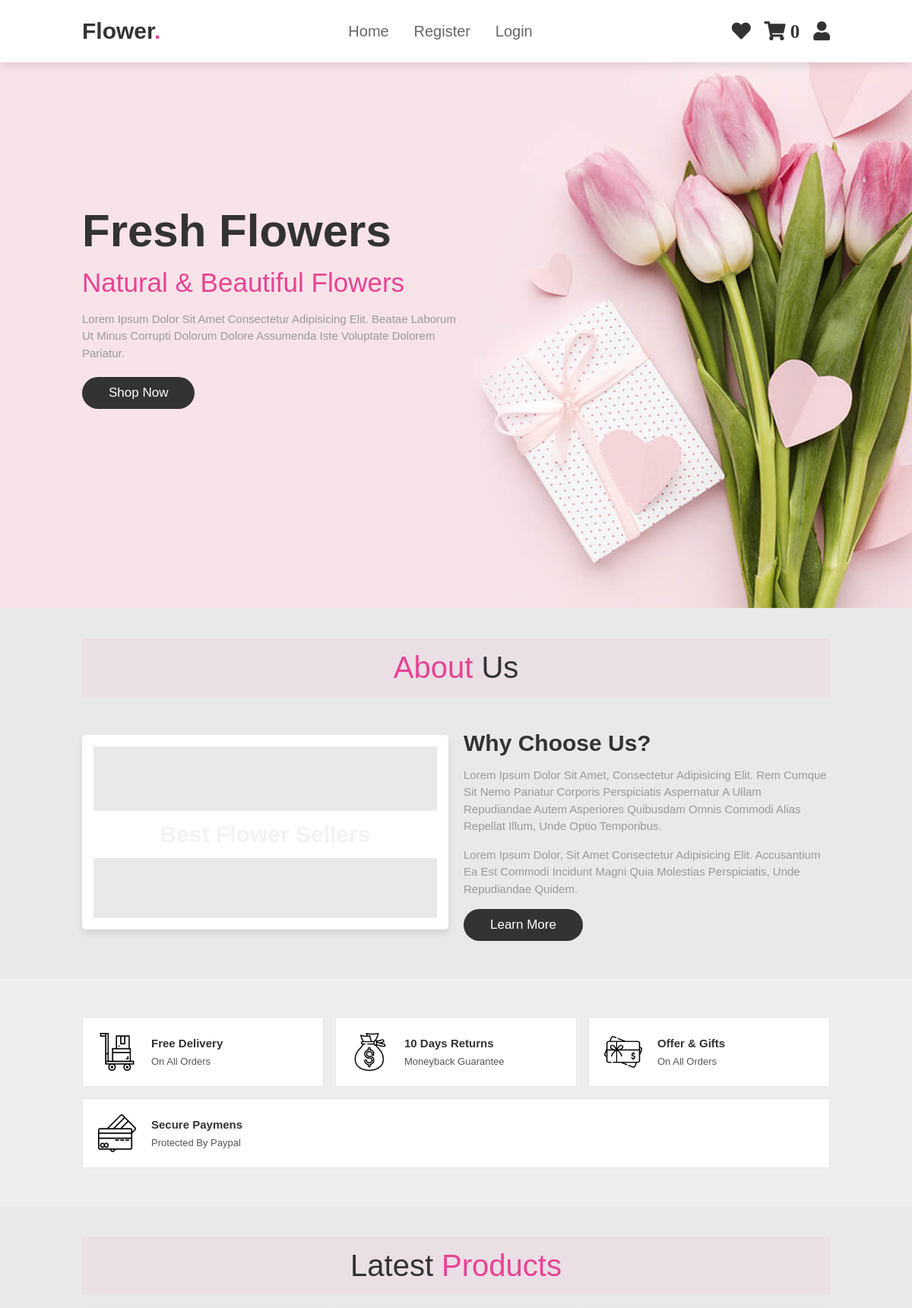
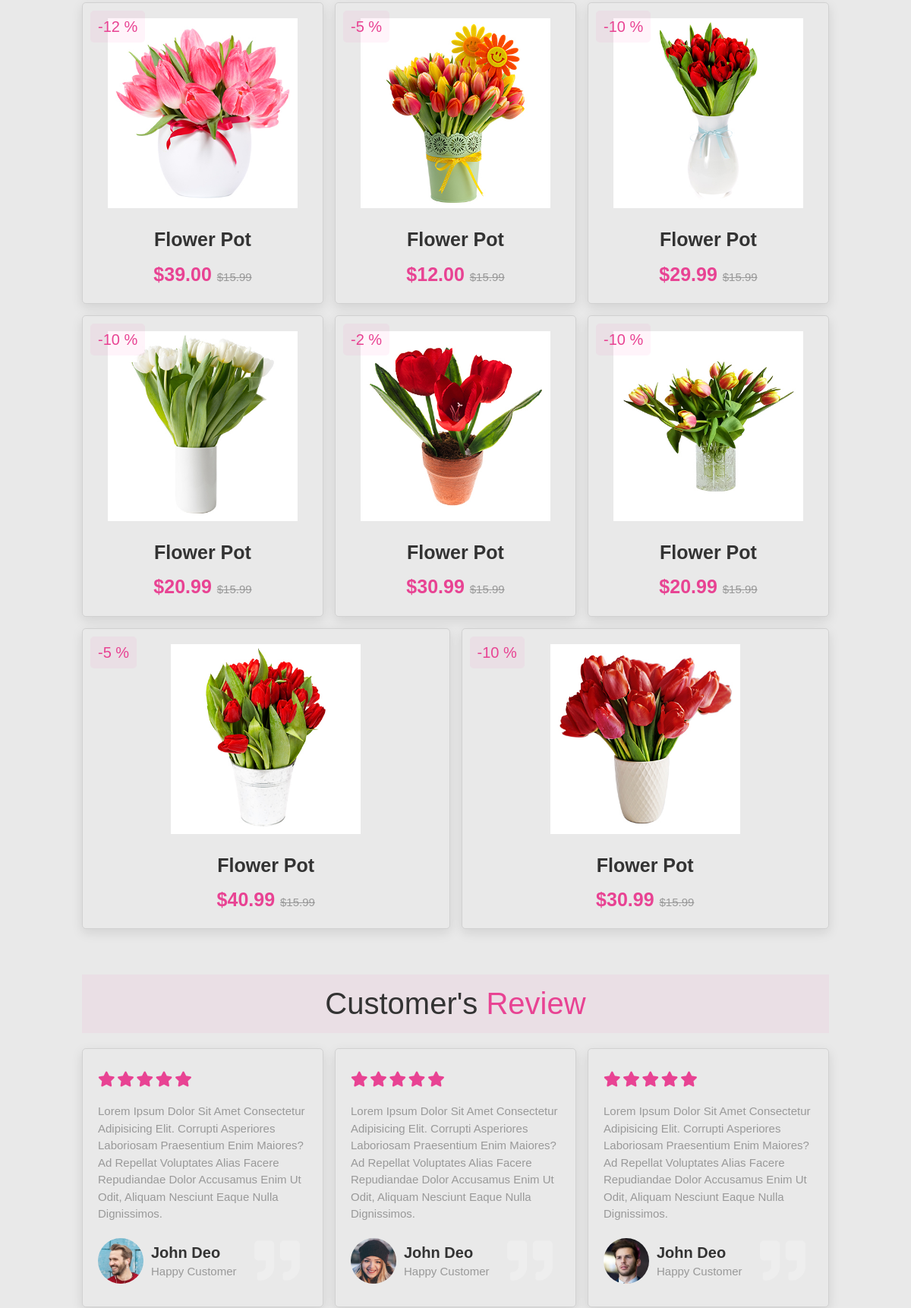
The page / (upper part) on the database its author committed (2 pictures, top to bottom).
### store/models.py (models this page shows, shortened)
class Item(models.Model):
    name = models.CharField(max_length=200)
    price = models.DecimalField(max_digits=5, decimal_places=2)
    discount = models.IntegerField(blank=True)
    image = models.ImageField(upload_to='images', blank=True)
    created_at = models.DateTimeField( auto_now_add=True)
    slug = models.SlugField(blank=True , null=True)
    favorite = models.ManyToManyField(User, related_name="favorite" ,  blank=True)
    quantity = models.IntegerField(default=1)
    class Meta:
        verbose_name = _("Item")
        verbose_name_plural = _("Items")
        ordering = ('name',)

### store/views.py (the view, shortened to what this page needs)
# urls.py: 2. Add a URL to urlpatterns:  path('', views.home, name='home')
def home(request):
    products = Item.objects.all()
    context = {
        'products': products,
    }
    return render(request , 'store/home.html', context)

### store/templatetags/cart_template_tags.py (called while the page is built)
@register.filter
def cart_item_count(user):
    if user.is_authenticated:
        qs = Order.objects.filter(user=user, ordered=False)
        if qs.exists():
            return qs[0].items.count()
    return 0

### templates/store/home.html (shortened to what this page needs)
{% extends 'base.html' %}
{% load static %}
{% load social_share %}
{% block content  %}
<section class="home" id="home">
    <div class="content">
        <h3>fresh flowers</h3>
        <span> natural & beautiful flowers </span>
        <p>Lorem ipsum dolor sit amet consectetur adipisicing elit. Beatae laborum ut minus corrupti dolorum dolore assumenda iste voluptate dolorem pariatur.</p>
        <a href="#" class="btn">shop now</a>
    </div>
</section>
<section class="about" id="about">
    <h1 class="heading"> <span> about </span> us </h1>
    <div class="row">
        <div class="video-container">
            <h3>best flower sellers</h3>
        </div>
        <div class="content">
            <h3>why choose us?</h3>
            <p>Lorem ipsum dolor sit amet, consectetur adipisicing elit. Rem cumque sit nemo pariatur corporis perspiciatis aspernatur a ullam repudiandae autem asperiores quibusdam omnis commodi alias repellat illum, unde optio temporibus.</p>
            <p>Lorem ipsum dolor, sit amet consectetur adipisicing elit. Accusantium ea est commodi incidunt magni quia molestias perspiciatis, unde repudiandae quidem.</p>
            <a href="#" class="btn">learn more</a>
        </div>
    </div>
</section>
<section class="icons-container">
    <div class="icons">
        <img src="{% static 'images/icon-1.png' %}" alt="">
        <div class="info">
            <h3>free delivery</h3>
            <span>on all orders</span>
        </div>
    </div>
    <div class="icons">
        <img src="{% static 'images/icon-2.png' %}" alt="">
        <div class="info">
            <h3>10 days returns</h3>
            <span>moneyback guarantee</span>
        </div>
    </div>
    <div class="icons">
        <img src="{% static 'images/icon-3.png' %}" alt="">
        <div class="info">
            <h3>offer & gifts</h3>
            <span>on all orders</span>
        </div>
    </div>
    <div class="icons">
        <img src="{% static 'images/icon-4.png' %}" alt="">
        <div class="info">
            <h3>secure paymens</h3>
            <span>protected by paypal</span>
        </div>
    </div>
</section>
<section class="products" id="products">
    <h1 class="heading"> latest <span>products</span> </h1>
    <div class="box-container">
        {% for product in  products %}
        <div class="box">
            <span class="discount">-{{ product.discount }} %</span>
            <div class="image">
               <a href="{% url 'flower_details' product.id %}">
                <img src="{{ product.image.url }} " alt="">
               </a>
            </div>
            <div class="content">
                <h3>{{ product.name }} </h3>
                <div class="price"> ${{ product.price }} <span>$15.99</span> </div>
            </div>
        </div>
        {% endfor %}
    </div>
</section>
<section class="review" id="review">
<h1 class="heading"> customer's <span>review</span> </h1>
<div class="box-container">
    <div class="box">
        <div class="stars">
            <i class="fas fa-star"></i>
            <i class="fas fa-star"></i>
            <i class="fas fa-star"></i>
            <i class="fas fa-star"></i>
            <i class="fas fa-star"></i>
        </div>
        <p>Lorem ipsum dolor sit amet consectetur adipisicing elit. Corrupti asperiores laboriosam praesentium enim maiores? Ad repellat voluptates alias facere repudiandae dolor accusamus enim ut odit, aliquam nesciunt eaque nulla dignissimos.</p>
        <div class="user">
            <img src="{% static 'images/pic-1.png' %}" alt="">
            <div class="user-info">
                <h3>john deo</h3>
                <span>happy customer</span>
            </div>
        </div>
        <span class="fas fa-quote-right"></span>
    </div>
    <div class="box">
        <div class="stars">
            <i class="fas fa-star"></i>
            <i class="fas fa-star"></i>
            <i class="fas fa-star"></i>
            <i class="fas fa-star"></i>
            <i class="fas fa-star"></i>
        </div>
        <p>Lorem ipsum dolor sit amet consectetur adipisicing elit. Corrupti asperiores laboriosam praesentium enim maiores? Ad repellat voluptates alias facere repudiandae dolor accusamus enim ut odit, aliquam nesciunt eaque nulla dignissimos.</p>
        <div class="user">
            <img src="{% static 'images/pic-2.png' %}" alt="">
            <div class="user-info">
                <h3>john deo</h3>
                <span>happy customer</span>
            </div>
        </div>
        <span class="fas fa-quote-right"></span>
    </div>
    <div class="box">
        <div class="stars">
            <i class="fas fa-star"></i>
            <i class="fas fa-star"></i>
            <i class="fas fa-star"></i>
            <i class="fas fa-star"></i>
            <i class="fas fa-star"></i>
        </div>
        <p>Lorem ipsum dolor sit amet consectetur adipisicing elit. Corrupti asperiores laboriosam praesentium enim maiores? Ad repellat voluptates alias facere repudiandae dolor accusamus enim ut odit, aliquam nesciunt eaque nulla dignissimos.</p>
        <div class="user">
            <img src="{% static 'images/pic-3.png' %}" alt="">
            <div class="user-info">
                <h3>john deo</h3>
                <span>happy customer</span>
            </div>
        </div>
        <span class="fas fa-quote-right"></span>
    </div>
</div>
</section>
{% endblock content  %}

### rows shown on the page
Item: discount "12", image (picture), name "Flower Pot", price "39.00"
Item: discount "5", image (picture), name "Flower Pot", price "12.00"
Item: discount "10", image (picture), name "Flower Pot", price "29.99"
Item: discount "10", image (picture), name "Flower Pot", price "20.99"
Item: discount "2", image (picture), name "Flower Pot", price "30.99"
Item: discount "10", image (picture), name "Flower Pot", price "20.99"
Item: discount "5", image (picture), name "Flower Pot", price "40.99"
Item: discount "10", image (picture), name "Flower Pot", price "30.99"

### other values the page prints
{{ request.user| cart_item_count }} "0"
